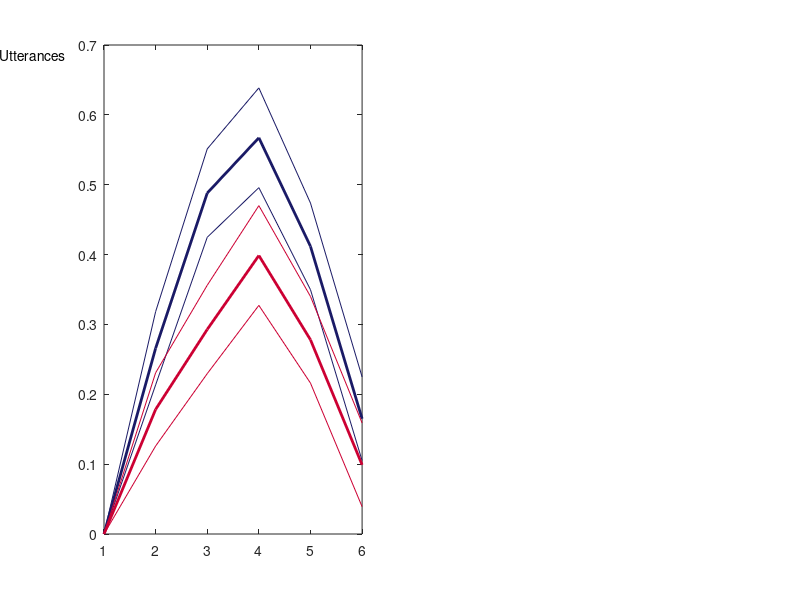

Here is the MATLAB script that generated this plot: (Note: this script raises an error after producing the figure.)
%% daf data already pulled from pulldafdata.m and stored here: 
clear all
cd /Users/zagnew/Cereb_data/stuffforpaper/daf

load dafdata_pauses.mat
load dafdata_utterances.mat

%% plot this

figure
subplot(121)
whitebg('white')
annotation('textbox', [0 0.9 1 0.1], ...
    'String', 'Utterances', ...
    'EdgeColor', 'none', ...
    'HorizontalAlignment', 'center')
plot(dafdata.patient_utterance_mean,'Color',[0.1 0.1 0.4],'LineWidth',2)                   %patients upper bound
hold on
plot(dafdata.patient_utterance_mean+dafdata.control_utterance_sem,'Color',[0.1 0.1 0.4],'LineWidth',0.5)                   %patients lower bound
plot(dafdata.patient_utterance_mean-dafdata.control_utterance_sem,'Color',[0.1 0.1 0.4],'LineWidth',0.5)                   %patients lower bound
plot(dafdata.control_utterance_mean,'Color',[0.8 0 0.2],'LineWidth',2)                   %patients upper bound
plot(dafdata.control_utterance_mean+dafdata.control_utterance_sem,'Color',[0.8 0 0.2],'LineWidth',0.5)                   %patients lower bound
plot(dafdata.control_utterance_mean-dafdata.control_utterance_sem,'Color',[0.8 0 0.2],'LineWidth',0.5)                   %patients lower bound
goodplot
axis([1 6 -0.1 0.7])
print(gcf, '-dpdf', '-r150', '/Users/zagnew/Cereb_data/data_final_run/figures/daf_data_line_utteranecs.pdf');


subplot(122)
whitebg('white')
annotation('textbox', [0 0.9 1 0.1], ...
    'String', 'Pauses', ...
    'EdgeColor', 'none', ...
    'HorizontalAlignment', 'center')
plot(dafdata.patient_pause_mean,'Color',[0.1 0.1 0.4],'LineWidth',2)                   %patients upper bound
hold on
plot(dafdata.patient_pause_mean+dafdata.control_pause_sem,'Color',[0.1 0.1 0.4],'LineWidth',0.5)                   %patients lower bound
plot(dafdata.patient_pause_mean-dafdata.control_pause_sem,'Color',[0.1 0.1 0.4],'LineWidth',0.5)                   %patients lower bound
plot(dafdata.control_pause_mean,'Color',[0.8 0 0.2],'LineWidth',2)                   %patients upper bound
plot(dafdata.control_pause_mean+dafdata.control_pause_sem,'Color',[0.8 0 0.2],'LineWidth',0.5)                   %patients lower bound
plot(dafdata.control_pause_mean-dafdata.control_pause_sem,'Color',[0.8 0 0.2],'LineWidth',0.5)                   %patients lower bound
goodplot
axis([1 6 -0.1 0.7])

print(gcf, '-dpdf', '-r150', '/Users/zagnew/Cereb_data/data_final_run/figures/daf_data_line_pause.pdf');

% figure
% subplot(211)
% whitebg('white')
% annotation('textbox', [0 0.9 1 0.1], ...
%     'String', 'pauses', ...
%     'EdgeColor', 'none', ...
%     'HorizontalAlignment', 'center')
% y_pitch2=[dafdata.control_pause_mean(2:6) ; dafdata.patient_pause_mean(2:6)];
% errY2 = [dafdata.control_pause_sem(2:6) ; dafdata.patient_pause_sem(2:6)];
% 
% h = barwitherr(errY2, y_pitch2);% Plot with errorbars
% set(gca,'XTickLabel',{'Controls','Patients'})
% ylabel('pauses')
% set(h(1),'FaceColor',masked_colour,'EdgeColor', masked_colour ,'LineWidth',1.5);
% set(h(2),'FaceColor',flat_gs,'EdgeColor', flat_gs ,'LineWidth',1.5);
% set(h(3),'FaceColor',standardgrey,'EdgeColor', standardgrey ,'LineWidth',1.5);
% set(h(4),'FaceColor',down_gs,'EdgeColor', down_gs ,'LineWidth',1.5);
% set(h(5),'FaceColor',bigdown_gs,'EdgeColor', bigdown_gs ,'LineWidth',1.5);
% goodplot
% axis([0 3 -0.2 0.6])
% legend('50ms', '100ms', '200ms', '500ms', '1000ms','Location','NorthEastOutside')
% 
% subplot(212)
% whitebg('white')
% y_pitch2utterance=[dafdata.control_utterance_mean(2:6) ; dafdata.patient_utterance_mean(2:6)];
% errY2utterance = [dafdata.control_utterance_sem(2:6) ; dafdata.patient_utterance_sem(2:6)];
% 
% h = barwitherr(errY2utterance, y_pitch2utterance);
% set(gca,'XTickLabel',{'Controls','Patients'})
% ylabel('pauses')
% set(h(1),'FaceColor',masked_colour,'EdgeColor', masked_colour ,'LineWidth',1.5);
% set(h(2),'FaceColor',flat_gs,'EdgeColor', flat_gs ,'LineWidth',1.5);
% set(h(3),'FaceColor',standardgrey,'EdgeColor', standardgrey ,'LineWidth',1.5);
% set(h(4),'FaceColor',down_gs,'EdgeColor', down_gs ,'LineWidth',1.5);
% set(h(5),'FaceColor',bigdown_gs,'EdgeColor', bigdown_gs ,'LineWidth',1.5);
% goodplot
% axis([0 3 -0.2 0.6])
% legend('50ms', '100ms', '200ms', '500ms', '1000ms','Location','NorthEastOutside')
% print(gcf, '-dpdf', '-r150', '/Users/zagnew/Cereb_data/data_final_run/figures/daf_data.pdf');

%% anova
anovandata_daf_utt=[dafdata.control_utterance_mean(2:5) dafdata.patient_utterance_mean(2:5)];       
anovandata_daf_pause=[dafdata.control_pause_mean(2:5) dafdata.patient_pause_mean(2:5)];       

group=[1 1 1 1 2 2 2 2];
condition=[1 2 3 4 1 2 3 4];

dafdataanova.utterances.group1=[group];
dafdataanova.utterances.group2=[condition];
dafdataanova.pauses.group1=[group];
dafdataanova.pauses.group2=[condition];

% utterances anova
% 'model',3,'varnames',{'group','condition'})
[dafdataanova.utterances.p_full,dafdataanova.utterances.table,dafdataanova.utterances.stats,dafdataanova.utterances.terms] = ...
    anovan(anovandata_daf_utt,{dafdataanova.utterances.group1 dafdataanova.utterances.group2},'model','full','varnames',{'group','condition'})

% [dafdataanova.utterances.p_full,dafdataanova.utterances.table,dafdataanova.utterances.stats,dafdataanova.utterances.terms] = ...
%     anovan(anovandata_daf_pause,{dafdataanova.utterances.group1 dafdataanova.utterances.group2},'model',2,'varnames',{'group','condition'})
% 
% [dafdataanova.utterances.p_full,dafdataanova.utterances.table,dafdataanova.utterances.stats,dafdataanova.utterances.terms] = ...
%     anovan(anovandata_daf_pause,{dafdataanova.utterances.group1 dafdataanova.utterances.group2},'model',1,'varnames',{'group','condition'})
% 
% [dafdataanova.utterances.p_full,dafdataanova.utterances.table,dafdataanova.utterances.stats,dafdataanova.utterances.terms] = ...
%     anovan(anovandata_daf_pause,{dafdataanova.utterances.group1 dafdataanova.utterances.group2},'model',3,'varnames',{'group','condition'})

% [dafdataanova.utterances.linear.p_full,dafdataanova.utterances.linear.table,dafdataanova.utterances.linear.stats,dafdataanova.utterances.linear.terms] = ...
%      anovan(anovandata_daf_pause,{dafdataanova.linear.group1 dafdataanova.interaction.group},'model','linear','varnames',{'group','condition'})
% or 'model',2,
[dafdataanova.pauses.p_full,dafdataanova.pauses.table,dafdataanova.pauses.stats,dafdataanova.pauses.terms] = ...
    anovan(anovandata_daf_pause,{dafdataanova.pauses.group1 dafdataanova.pauses.group2},'model','full','varnames',{'group','condition'})


% [dafdataanova.interaction.interaction,dafdataanova.interaction.table,dafdataanova.interaction.stats,dafdataanova.interaction.terms] = ...
%     anovan(anovandata_daf_pause,{dafdataanova.interaction.group1 dafdataanova.interaction.group2},'model','interaction','varnames',{'group','condition'})


% pause
% % or 'model',1,
 [dafdataanova.pauses.linear,dafdataanova.pauses.table,dafdataanova.pauses.stats,dafdataanova.pauses.terms] = ...
     anovan(anovandata_daf_pause,{dafdataanova.pauses.group1 dafdataanova.pauses.group},'model','linear','varnames',{'group','condition'})

% or 'model',2,
[dafdataanova.pauses.p_full,dafdataanova.pauses.table,dafdataanova.pauses.stats,dafdataanova.pauses.terms] = ...
    anovan(anovandata_daf_pause,{dafdataanova.pauses.group1 dafdataanova.pauses.group2},'model','full','varnames',{'group','condition'})


[dafdataanova.pauses.interaction,dafdataanova.pauses.table,dafdataanova.pauses.stats,dafdataanova.pauses.terms] = ...
    anovan(anovandata_daf_pause,{dafdataanova.pauses.group1 dafdataanova.pauses.group2},'model','interaction','varnames',{'group','condition'})



% or 'model',3,
% [dafdataanova.pauses.p_full,dafdataanova.pauses.table,dafdataanova.pauses.stats,dafdataanova.pauses.terms] = ...
%     anovan(anovandata_daf_utt,{dafdataanova.group1 dafdataanova.group2},'model','random','varnames',{'group','condition'}) 
% [dafdataanova.pauses.p_full,dafdataanova.pauses.table,dafdataanova.pauses.stats,dafdataanova.pauses.terms] = ...
%     anovan(anovandata_daf_utt,{dafdataanova.group1 dafdataanova.group2},'model',3,'varnames',{'group','condition'})


save /Users/zagnew/Cereb_data/data_final_run/GroupData/stats/dafdataanova dafdataanova

[dafdataanova_full.p_full,dafdataanova.table,dafdataanova_full.stats,dafdataanova_full.terms] = anovan(anovandata_daf_utt,{dafdataanova.group1 dafdataanova.group2}, 'full')

display 'second anova is the full model'


%% for R

anovandata_daf_utt
anovandata_daf_pause

